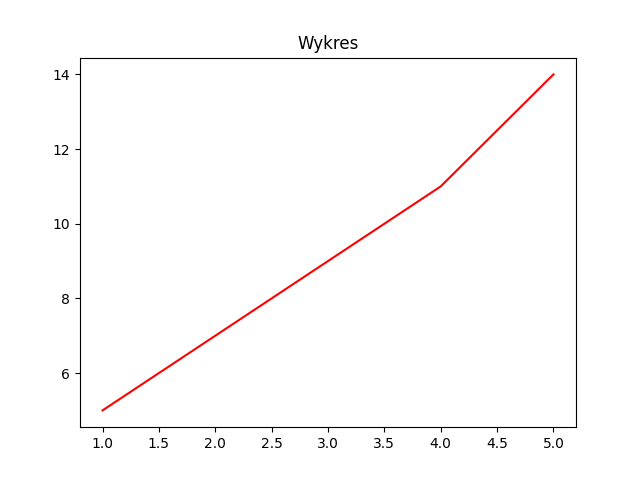

Recreate this plot in Python.
import matplotlib.pyplot as plt

x = [1, 2, 3, 4, 5]
y = [5, 7, 9, 11, 14]

plt.plot(x, y, c="red")
plt.title("Wykres")

plt.savefig("wykres.png")
plt.show()
